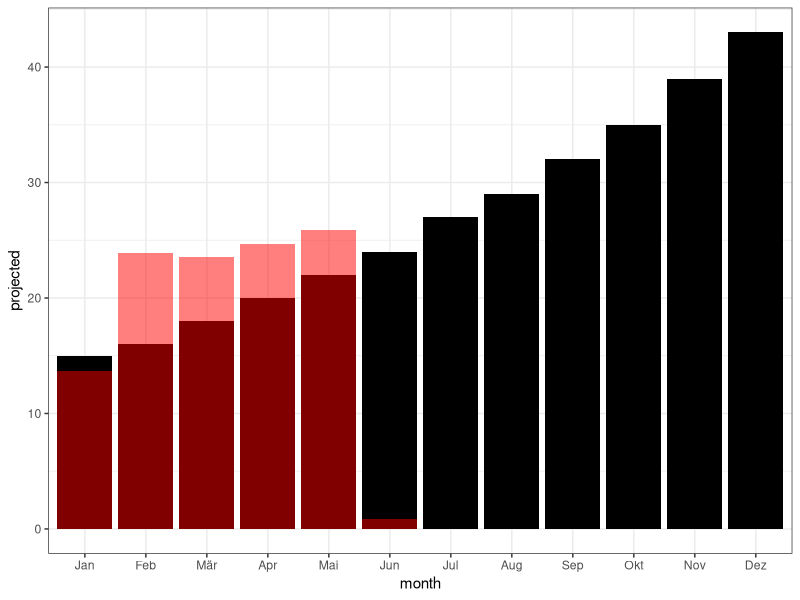
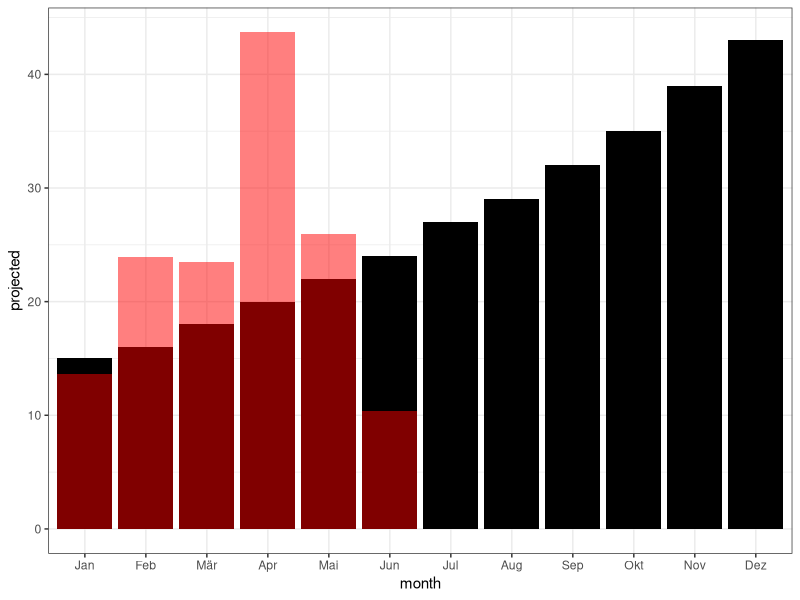
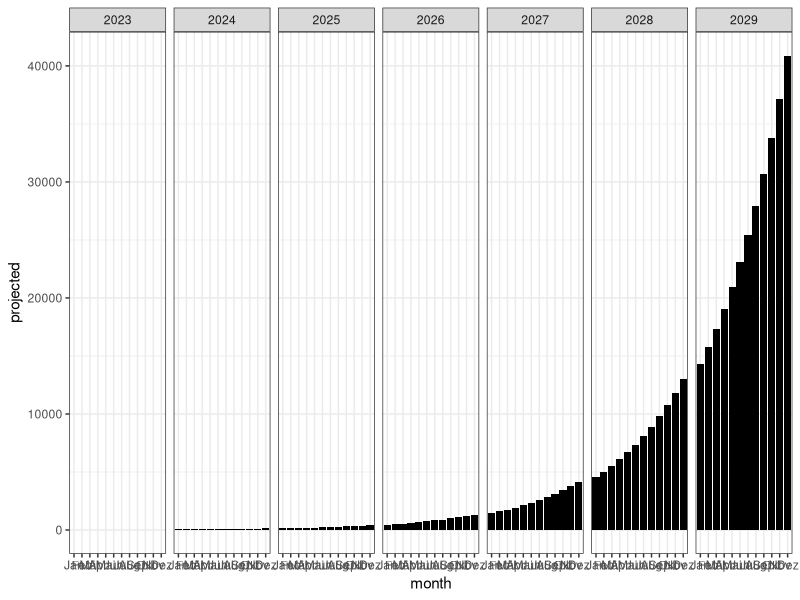

Generate these figures, in order, with R:
library(tidyverse)
library(readxl)
theme_set(theme_bw())

d <- read_excel("compounding_growth_10_percent.xlsx") %>% 
  mutate(month = factor(month, 
                        levels = c("Jan", "Feb", "Mär", "Apr", "Mai", "Jun",
                                   "Jul", "Aug", "Sep", "Okt", "Nov", "Dez"))) %>% 
  mutate(projected = round(projected))

ggplot(d %>% filter(year == 2023))+
  geom_bar(aes(x = month, y = projected), 
           stat = "identity", fill = "black")+
  geom_bar(aes(x = month, y = earned), 
           stat = "identity", 
           fill = "red", alpha = 0.5)

ggplot(d %>% filter(year == 2023))+
  geom_bar(aes(x = month, y = projected), 
           stat = "identity", fill = "black")+
  geom_bar(aes(x = month, y = total_earnings), 
           stat = "identity", 
           fill = "red", alpha = 0.5)


ggplot(d %>% filter(year %in% c(2023:2029)))+
  geom_bar(aes(x = month, y = projected), 
           stat = "identity", fill = "black")+
  facet_grid(.~year)




# 
# result <- vector("numeric", 1) # prepare a container
# i <- 15
# while (i < 10000) {
#   print( i )
#   i = i*1.1
#   result[i] = i
# }
# 
# res <- result %>% 
#   as_tibble() %>% 
#   filter( !is.na(value) ) %>% 
#   mutate(value = case_when(
#     value == 0 ~ 15,
#     TRUE ~ value
#   )) %>% 
#   rename(projected = value) %>% 
#   rowid_to_column() %>% 
#   rename(month = rowid) %>% 
#   mutate(year = case_when(
#     between(month, 1, 12)  ~ 2023,
#     between(month, 13, 24) ~ 2024,
#     between(month, 25, 36) ~ 2025,
#     between(month, 37, 48) ~ 2026,
#     between(month, 49, 60) ~ 2027,
#     between(month, 61, 72) ~ 2028
#   )) 
